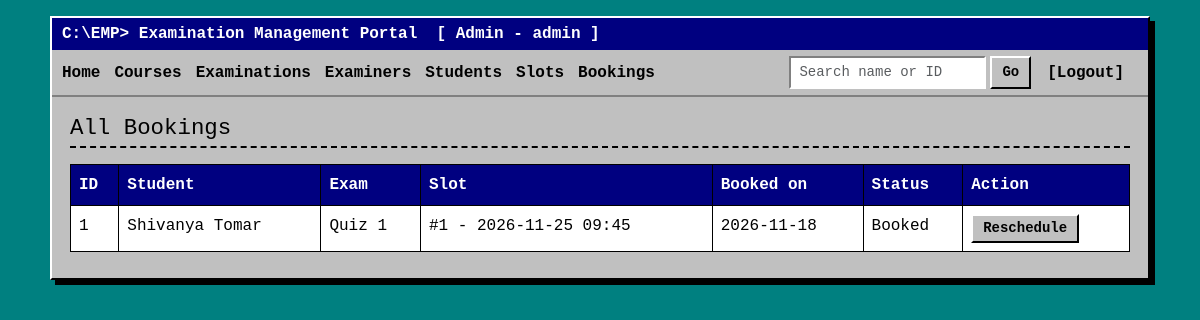
Screenshot of /admin/bookings (signed in) with the database file from the repository.
### models.py (models this page shows, shortened)
class Booking(db.Model):
    id = db.Column(db.Integer, primary_key=True)
    student_id = db.Column(db.Integer, db.ForeignKey("user.id"), nullable=False)
    slot_id = db.Column(db.Integer, db.ForeignKey("slot.id"), nullable=False)
    exam_id = db.Column(db.Integer, db.ForeignKey("exam.id"), nullable=False)
    booking_date = db.Column(db.Date, default=date.today)
    status = db.Column(db.String(20), default="Booked")       # Booked / Cancelled / Completed
    total = db.Column(db.Float)
    remarks = db.Column(db.String(500))
    student = db.relationship("User")
    slot = db.relationship("Slot", backref="bookings")
    exam = db.relationship("Exam")

class User(db.Model):
    id = db.Column(db.Integer, primary_key=True)
    email = db.Column(db.String(100), unique=True, nullable=False)
    password = db.Column(db.String(200), nullable=False)
    name = db.Column(db.String(100), nullable=False)
    phone = db.Column(db.String(20))
    department = db.Column(db.String(100))
    role = db.Column(db.String(20), nullable=False)
    status = db.Column(db.String(20), default="Active") # for examiners it will tel Pending/Approved/Deactivated

class Exam(db.Model):
    id = db.Column(db.Integer, primary_key=True)
    course_id = db.Column(db.Integer, db.ForeignKey("course.id"), nullable=False)
    examiner_id = db.Column(db.Integer, db.ForeignKey("user.id"))
    name = db.Column(db.String(100), nullable=False)
    exam_type = db.Column(db.String(30), nullable=False)
    duration = db.Column(db.Integer, nullable=False)
    max_marks = db.Column(db.Integer, nullable=False)
    slot_start = db.Column(db.Date, nullable=False)
    slot_end = db.Column(db.Date, nullable=False)
    book_start = db.Column(db.Date, nullable=False)
    book_end = db.Column(db.Date, nullable=False)
    status = db.Column(db.String(20), default="Draft")
    course = db.relationship("Course", backref="exams")
    examiner = db.relationship("User")

class Slot(db.Model):
    id = db.Column(db.Integer, primary_key=True)
    exam_id = db.Column(db.Integer, db.ForeignKey("exam.id"), nullable=False)
    examiner_id = db.Column(db.Integer, db.ForeignKey("user.id"), nullable=False)
    slot_date = db.Column(db.Date, nullable=False)
    start_time = db.Column(db.String(5), nullable=False)      # hour:min
    end_time = db.Column(db.String(5), nullable=False)
    capacity = db.Column(db.Integer, nullable=False)
    status = db.Column(db.String(20), default="Available")
    exam = db.relationship("Exam", backref="slots")
    examiner = db.relationship("User")

### routes/admin.py (the view)
@admin.route("/bookings")
@login_required("admin")
def bookings():
    return render_template("admin/bookings.html", bookings=Booking.query.order_by(Booking.id.desc()).all())

### app.py (called while the page is built)
@app.context_processor
def inject_user():
    return {"role": session.get("role"), "user_name": session.get("name")}

### helpers.py (called while the page is built)
def login_required(role):
    def decorator(page):
        @wraps(page)
        def wrapper(*args, **kwargs):
            if session.get("role") != role:
                flash("Please log in with the correct account.")
                return redirect(url_for("auth.login"))
            return page(*args, **kwargs)
        return wrapper
    return decorator

### templates/admin/bookings.html
{% extends "base.html" %}
{% block content %}
<h2>All Bookings</h2>
<table class="table table-bordered">
  <tr><th>ID</th><th>Student</th><th>Exam</th><th>Slot</th><th>Booked on</th><th>Status</th><th>Action</th></tr>
  {% for b in bookings %}
  <tr>
    <td>{{ b.id }}</td><td>{{ b.student.name }}</td><td>{{ b.exam.name }}</td>
    <td>#{{ b.slot_id }} - {{ b.slot.slot_date }} {{ b.slot.start_time }}</td>
    <td>{{ b.booking_date }}</td><td>{{ b.status }}</td>
    <td>
      {% if b.status == 'Booked' %}
      <a class="btn btn-sm" href="{{ url_for('admin.reschedule', id=b.id) }}">Reschedule</a>
      {% endif %}
    </td>
  </tr>
  {% else %}
  <tr><td colspan="7">No bookings yet.</td></tr>
  {% endfor %}
</table>
{% endblock %}

### static/style.css (style rules this page uses)
html { background: #008080; color-scheme: only light; }
body { background: #008080; min-height: 100vh; font-family: "Courier New", Courier, monospace; color: #000; padding: 16px; }
h2 { font-size: 1.4rem; border-bottom: 2px dashed #000; padding-bottom: 4px; margin-bottom: 16px; }
a { color: #0000ee; }
.btn { background: #c0c0c0; color: #000; border: 2px solid; border-color: #fff #000 #000 #fff; border-radius: 0; font-family: inherit; font-weight: bold; padding: 2px 10px; }
.table { background: #fff; border-color: #000; margin-bottom: 8px; }
.table th { background: #000080; color: #fff; }

### rows the page displays
Booking: id "1", student.name "Shivanya Tomar", exam.name "Quiz 1", slot_id "1", slot.slot_date "2026-11-25", slot.start_time "09:45", booking_date "2026-11-18", status "Booked"

### other values shown
{{ user_name }} "Admin"
{{ role }} "admin"
